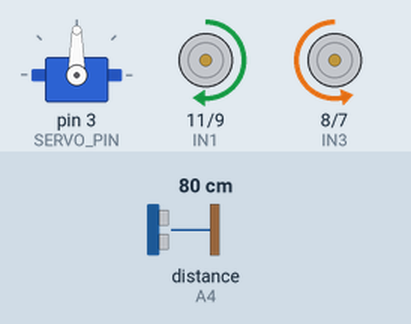
The sketch below on a simulated Arduino Uno, built with avr-gcc and run on an emulated ATmega328P. Shown: servo, motor-driver pin pairs drawn as motors (green arrow = first pin HIGH = forward, orange = second pin HIGH = backward, longer = more drive, scaled by the enable pin). Wiring (inferred from the names in the program): ultrasonic range finder: trigger A5; echo A4. The inputs (shaded band) are chosen by the test bench; at power-on: distance to the obstacle (sensor on A4) 80 cm. The echo pulse lasts 58.3 µs per cm; what the sketch prints to the serial monitor is not drawn.

Above: at 2.2 s.
2.3 s: distance to the obstacle (sensor on A4) set to 2 cm
At 3.1 s:
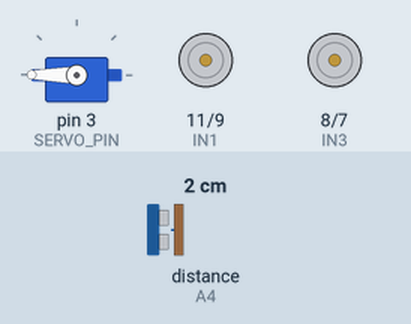
At 5.0 s:
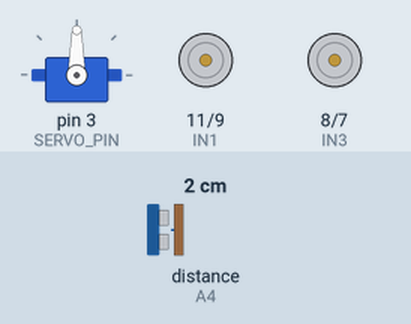
5.3 s: distance to the obstacle (sensor on A4) set to 18 cm
8.3 s: distance to the obstacle (sensor on A4) set to 23 cm
At 9.4 s:
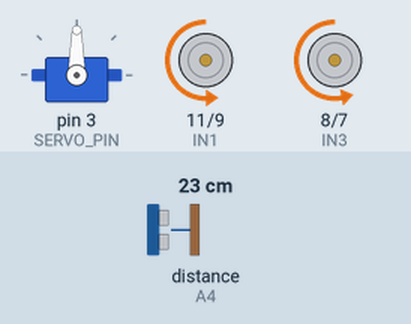
Timing chart, 0 to 16.7 s (numbered marks = the images above; inputs shaded):
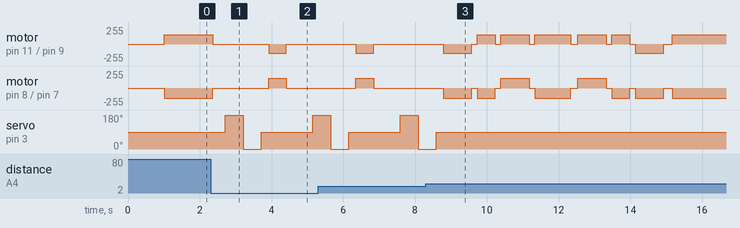

The sketch:

Obstacle_Avoidance_Final_Code.ino
```cpp
#include <SoftwareSerial.h>
#include <Servo.h>
#include <NewPing.h>

// === MOTOR PINS ===
#define IN1 11
#define IN2 9
#define ENA 6
#define IN3 8
#define IN4 7
#define ENB 5

// === SENSOR PINS ===
#define Trig A5
#define Echo A4
#define irRight A2
#define irLeft A3
#define MAX_DISTANCE 300
#define OBSTACLE_DISTANCE 20

// === SERVO MOTOR ===
#define SERVO_PIN 3
Servo servo;
#define SERVO_CENTER 90
#define SERVO_LEFT 180
#define SERVO_RIGHT 0

// === MOTION TIMINGS (ms) ===
#define REVERSE_TIME 0        // You asked to keep this unchanged
#define TURN_TIME 800
#define BYPASS_TIME 500
#define FORWARD_DELAY 80

// === SPEED SETTINGS ===
#define LEFT_MOTOR_SPEED 140
#define RIGHT_MOTOR_SPEED 150
int Speed = 150;

// === STATE VARIABLES ===
int state;
int mode = 12;

NewPing sonar(Trig, Echo, MAX_DISTANCE);
SoftwareSerial BT(10, 11); // ✅ Changed to avoid Serial Monitor conflict

int distance, leftDistance, rightDistance;

void setup() {
  pinMode(IN1, OUTPUT); pinMode(IN2, OUTPUT); pinMode(ENA, OUTPUT);
  pinMode(IN3, OUTPUT); pinMode(IN4, OUTPUT); pinMode(ENB, OUTPUT);
  pinMode(Trig, OUTPUT); pinMode(Echo, INPUT);
  pinMode(irRight, INPUT); pinMode(irLeft, INPUT);

  servo.attach(SERVO_PIN);
  servo.write(SERVO_CENTER);

  Serial.begin(9600);
  BT.begin(9600);
  delay(1000);
  Serial.println("Bluetooth autonomous vehicle Ready.");
}

void loop() {
  if (BT.available() > 0) {
    state = BT.read();
    Serial.print("BT CMD: "); Serial.println(state);

    if (state == 11) {
      mode = 11; Stop();
      Serial.println("Mode: Manual Bluetooth");
    } else if (state == 12) {
      mode = 12; Stop();
      Serial.println("Mode: Obstacle Avoidance");
    }

    if (state > 21) Speed = state;
  }

  analogWrite(ENA, LEFT_MOTOR_SPEED);
  analogWrite(ENB, RIGHT_MOTOR_SPEED);

  if (mode == 11) {
    BluetoothControl();
  } else if (mode == 12) {
    ObstacleAvoid();
  }

  delay(FORWARD_DELAY);
}

// === MANUAL CONTROL ===
void BluetoothControl() {
  if (state == 1) forward();
  else if (state == 2) backward();
  else if (state == 3) turnLeft();
  else if (state == 4) turnRight();
  else if (state == 5) Stop();
}

// === OBSTACLE AVOIDANCE LOGIC ===
void ObstacleAvoid() {
  distance = ultrasonic();

  if (distance <= OBSTACLE_DISTANCE) {
    Stop(); delay(150);
    backward(); delay(REVERSE_TIME); Stop(); delay(200);

    leftDistance = readDistance(SERVO_LEFT); delay(200);
    rightDistance = readDistance(SERVO_RIGHT); delay(200);
    servo.write(SERVO_CENTER); delay(200);

    // If both directions blocked, move back and skip turn
    if (leftDistance < OBSTACLE_DISTANCE && rightDistance < OBSTACLE_DISTANCE) {
      backward(); delay(500); Stop(); delay(300);
      return;
    }

    if (leftDistance > rightDistance) {
      turnLeft(); delay(TURN_TIME); Stop(); delay(150);
      forward(); delay(BYPASS_TIME); Stop(); delay(150);
      turnRight(); delay(TURN_TIME); Stop(); delay(150);
      forward(); delay(1000); Stop(); delay(200);
      turnRight(); delay(TURN_TIME); Stop(); delay(150);
      forward(); delay(BYPASS_TIME); Stop(); delay(150);
      turnLeft(); delay(TURN_TIME); Stop(); delay(150);
    } else {
      turnRight(); delay(TURN_TIME); Stop(); delay(150);
      forward(); delay(BYPASS_TIME); Stop(); delay(150);
      turnLeft(); delay(TURN_TIME); Stop(); delay(150);
      forward(); delay(1000); Stop(); delay(200);
      turnLeft(); delay(TURN_TIME); Stop(); delay(150);
      forward(); delay(BYPASS_TIME); Stop(); delay(150);
      turnRight(); delay(TURN_TIME); Stop(); delay(150);
    }
  } else {
    forward();             // ✅ This code was previously misplaced
  }
}

// === ULTRASONIC DISTANCE MEASUREMENT ===
int ultrasonic() {
  digitalWrite(Trig, LOW); delayMicroseconds(2);
  digitalWrite(Trig, HIGH); delayMicroseconds(10);
  digitalWrite(Trig, LOW);
  long t = pulseIn(Echo, HIGH, 30000); // ✅ Added timeout (30 ms)
  return (t * 0.0343) / 2;
}

int readDistance(int angle) {
  servo.write(angle); delay(300);
  return ultrasonic();
}

// === MOTOR MOVEMENT FUNCTIONS ===
void forward() {
  digitalWrite(IN1, HIGH); digitalWrite(IN2, LOW);
  digitalWrite(IN3, LOW); digitalWrite(IN4, HIGH);
  analogWrite(ENA, LEFT_MOTOR_SPEED);
  analogWrite(ENB, RIGHT_MOTOR_SPEED);
}

void backward() {
  digitalWrite(IN1, LOW); digitalWrite(IN2, HIGH);
  digitalWrite(IN3, HIGH); digitalWrite(IN4, LOW);
  analogWrite(ENA, LEFT_MOTOR_SPEED);
  analogWrite(ENB, RIGHT_MOTOR_SPEED);
}

void turnLeft() {
  digitalWrite(IN1, HIGH); digitalWrite(IN2, LOW);
  digitalWrite(IN3, HIGH); digitalWrite(IN4, LOW);
  analogWrite(ENA, LEFT_MOTOR_SPEED);
  analogWrite(ENB, RIGHT_MOTOR_SPEED);
}

void turnRight() {
  digitalWrite(IN1, LOW); digitalWrite(IN2, HIGH);
  digitalWrite(IN3, LOW); digitalWrite(IN4, HIGH);
  analogWrite(ENA, LEFT_MOTOR_SPEED);
  analogWrite(ENB, RIGHT_MOTOR_SPEED);
}

void Stop() {
  digitalWrite(IN1, LOW); digitalWrite(IN2, LOW);
  digitalWrite(IN3, LOW); digitalWrite(IN4, LOW);
}
```

Measured:
- the behaviour switches between 20 and 21 cm on distance to the obstacle (sensor on A4) (found by bisection; images 2 and 3)
- after the input at 2.3 s, motor on pin 11 (IN1) / pin 9 (IN2): forward 140/255 → stopped after 0.07 s, → backward 140/255 1.6 s later, → stopped 0.50 s later; motor on pin 8 (IN3) / pin 7 (IN4): backward 150/255 → stopped after 0.07 s, → forward 150/255 1.6 s later, → stopped 0.50 s later
- after the input at 8.3 s, servo on pin 3 (SERVO_PIN): goes on until 8.6 s, then stays 90°
